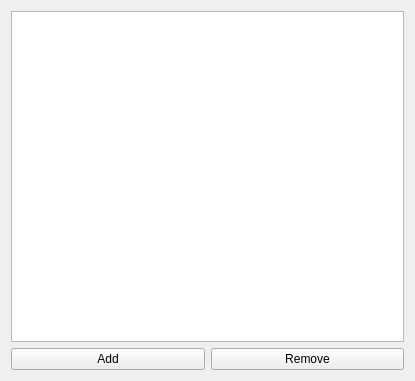
<?xml version="1.0" encoding="UTF-8"?>
<ui version="4.0">
 <class>scene_list</class>
 <widget class="QWidget" name="scene_list">
  <property name="geometry">
   <rect>
    <x>0</x>
    <y>0</y>
    <width>415</width>
    <height>381</height>
   </rect>
  </property>
  <property name="windowTitle">
   <string>Form</string>
  </property>
  <layout class="QVBoxLayout" name="verticalLayout">
   <item>
    <widget class="QListWidget" name="list"/>
   </item>
   <item>
    <layout class="QHBoxLayout" name="horizontalLayout">
     <item>
      <widget class="QPushButton" name="add">
       <property name="text">
        <string>Add</string>
       </property>
      </widget>
     </item>
     <item>
      <widget class="QPushButton" name="remove">
       <property name="text">
        <string>Remove</string>
       </property>
      </widget>
     </item>
    </layout>
   </item>
  </layout>
 </widget>
 <resources/>
 <connections/>
</ui>
